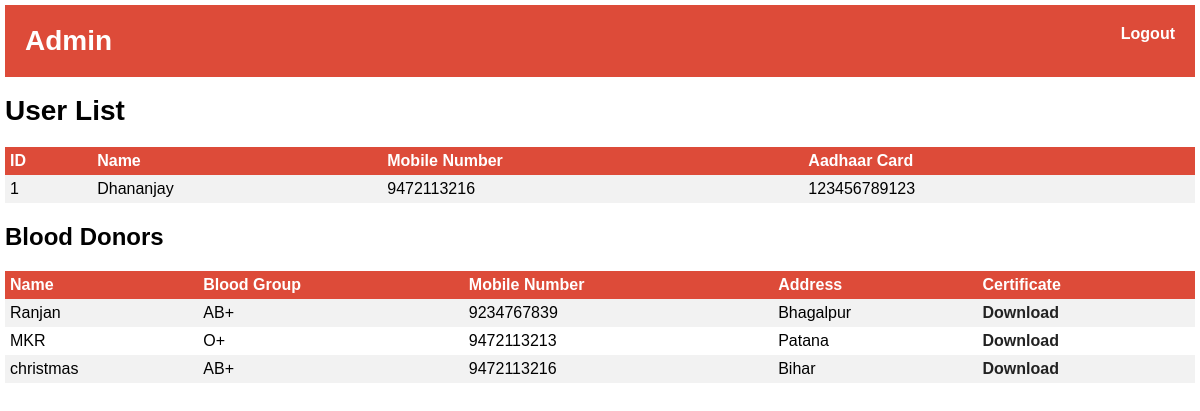
The page /admin on the database its author committed.
### app.py (models this page shows)
class User(db.Model):
    id = db.Column(db.Integer, primary_key=True)
    name = db.Column(db.String(50), nullable=False)
    mobile_number = db.Column(db.String(10), unique=True, nullable=False)
    aadhar_card = db.Column(db.String(12), unique=True, nullable=False)
    password = db.Column(db.String(128), nullable=False)

class BloodDonor(db.Model):
    id = db.Column(db.Integer, primary_key=True)
    name = db.Column(db.String(50), nullable=False)
    blood_group = db.Column(db.String(5), nullable=False)
    mobile_number = db.Column(db.String(10), nullable=False)
    address = db.Column(db.String(100), nullable=False)
    created_at = db.Column(db.DateTime, default=datetime.utcnow, nullable=False)

### app.py (the view)
@app.route('/admin')
def admin():
    users = User.query.all()
    blood_donors = BloodDonor.query.all()
    return render_template('admin.html', users=users, blood_donors=blood_donors)

### templates/admin.html (shortened to what this page needs)
<!DOCTYPE html>
<html>
  <head>
  </head>
  <body>
  <header>
    <h1>Admin</h1>
    <a href="{{ url_for('logout') }}">Logout</a>
  </header>
	<a href="{{ url_for('logout') }}" class="logout-btn">Logout</a>
    <h1>User List</h1>
    <table>
      <tr>
        <th>ID</th>
        <th>Name</th>
        <th>Mobile Number</th>
        <th>Aadhaar Card</th>
      </tr>
      {% for user in users %}
      <tr>
        <td>{{ user.id }}</td>
        <td>{{ user.name }}</td>
        <td>{{ user.mobile_number }}</td>
        <td>{{ user.aadhar_card }}</td>
      </tr>
      {% endfor %}
    </table>
   <h2>Blood Donors</h2>
  <table>
    <tr>
      <th>Name</th>
      <th>Blood Group</th>
      <th>Mobile Number</th>
      <th>Address</th>
      <th>Certificate</th>
    </tr>
    {% for blood_donor in blood_donors %}
    <tr>
      <td>{{ blood_donor.name }}</td>
      <td>{{ blood_donor.blood_group }}</td>
      <td>{{ blood_donor.mobile_number }}</td>
      <td>{{ blood_donor.address }}</td>
      <td><a href="blood-report-certificate/{{ blood_donor.id }}"><font color="#222222">Download</font></a> </td>
    </tr>
    {% endfor %}
  </table>
  </body>
</html>

### templates/admin.html (style rules this page uses)
body { font-family: Arial, sans-serif; margin: 0; padding: 5px; }
header { background-color: #dd4b39; color: white; padding: 20px; display: flex; justify-content: space-between; }
h1 { margin: 0; font-size: 28px; }
a { color: white; text-decoration: none; font-weight: bold; }
table { border-collapse: collapse; width: 100%; margin: 20px 0; }
th, td { text-align: left; padding: 5px; }
th { background-color: #dd4b39; color: white; }
tr:nth-child(even) { background-color: #f2f2f2; }

### rows shown on the page
User: id "1", name "Dhananjay", mobile_number "9472113216", aadhar_card "123456789123"
BloodDonor: name "Ranjan", blood_group "AB+", mobile_number "9234767839", address "Bhagalpur"
BloodDonor: name "MKR", blood_group "O+", mobile_number "9472113213", address "Patana"
BloodDonor: name "christmas", blood_group "AB+", mobile_number "9472113216", address "Bihar"
